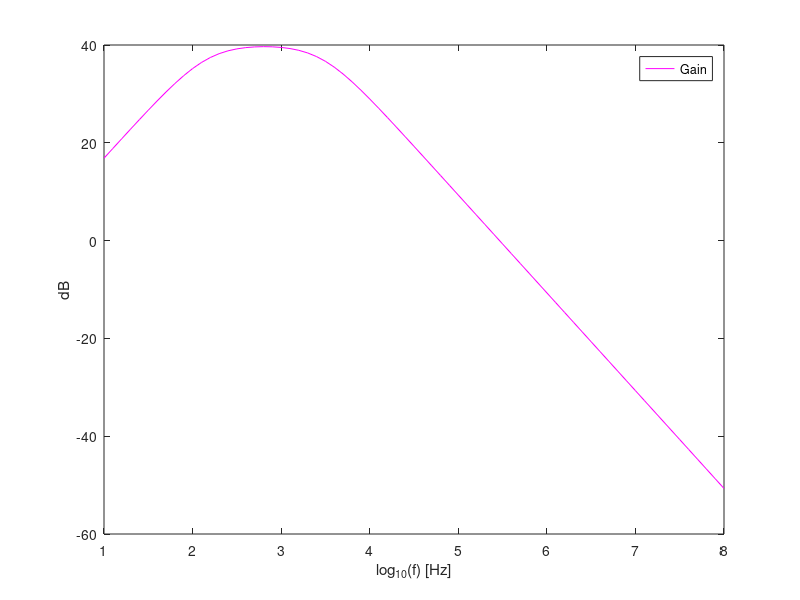

The MATLAB source for this figure:
%Componentes


R1=10e3;
R2=5e2;

R3=100e3;
R4=1e3;


R2tab=1e3;
R5tab=1e3;

R8=10e3;

C1=220e-9;
C2=110e-9;

C2tab=220e-9;
C3tab=220e-9;



R1
R1eq=(R1*R8/(R1+R8))


%%%%%%%%%%%%%%%%%%%%%%%%%%%%%%%%%%%%%%%%%%%%%%%%%%%%Exercicio 1 


f=1000;

w=2*pi*f;

ZC1=1/(j*w*C1);
ZC2=1/(j*w*C2)



fl=1/(R1eq*C1*2*pi)
fh=1/(R2*C2*2*pi)
fo=sqrt(fh*fl)





Zi=(ZC1+R1eq)
Zireal=real(Zi)
Ziimag=imag(Zi)
Zo=(1/(1/R2+1/ZC2))
Zoreal=real(Zo)
Zoimag=imag(Zo)

Vl=R1eq/(R1eq+ZC1)
A=(1+R3/R4)*Vl
hpass=abs(ZC2/(ZC2+R2))
gain=abs(ZC2/(ZC2+R2)*A)
gain_db=20*log10(gain)


gain_dev=gain_db-40;


%%%%%%%%%%%%%%%%%%%%%%%%%%%%%%%%%%%%%%%%%%%%%%%%%%%%%%%%%%%%%%%%Exercicio2
t=1:0.1:8;



w=2*pi*power(10,t);

ZC1=1./(j*w*C1);
ZC2=1./(j*w*C2);



Vl=R1eq./(R1eq+ZC1);
A=(1+R3/R4).*Vl;
fgain_freq=abs(ZC2./(ZC2+R2).*A);
fgain_db_freq=20*log10(fgain_freq);

max_gain=max(fgain_db_freq)

aux=1



freq = figure();
plot (t, fgain_db_freq, "m");
legend("Gain");
xlabel ("log_{10}(f) [Hz]");
ylabel ("dB");
print (freq, "freq.eps", "-depsc");






% ---- Tabela com as constantes do circuito ----

components_tab = fopen("components_tab.tex", "w");

fprintf(components_tab, "$C_1\\;(F)$ & %.6e\\\\ \\hline\n", C1);
fprintf(components_tab, "$C_2\\;(F)$ & %.6e\\\\ \\hline\n", C2tab);
fprintf(components_tab, "$C_3\\;(F)$ & %.6e\\\\ \\hline\n", C3tab);
fprintf(components_tab, "$R_1\\;(\\Omega)$ & %.6e\\\\ \\hline\n", R1);
fprintf(components_tab, "$R_2\\;(\\Omega)$ & %.6e\\\\ \\hline\n", R2tab);
fprintf(components_tab, "$R_3\\;(\\Omega)$ & %.6e\\\\ \\hline\n", R3);
fprintf(components_tab, "$R_4\\;(\\Omega)$ & %.6e\\\\ \\hline\n", R4);
fprintf(components_tab, "$R_5\\;(\\Omega)$ & %.6e\\\\ \\hline\n", R5tab);
fprintf(components_tab, "$R_6\\;(\\Omega)$ & %.6e\\\\ \\hline\n", R8);


fclose(components_tab);



results_tab = fopen("results_tab.tex", "w");

fprintf(results_tab, "$Z_{in}\\;(\\Omega)$ & %.6e %.6e i\\\\ \\hline\n", Zireal, Ziimag);
fprintf(results_tab, "$Z_{out}\\;(\\Omega)$ & %.6e  %.6e i\\\\ \\hline\n", Zoreal, Zoimag);
fprintf(results_tab, "$Gain$ & %.6e\\\\ \\hline\n", gain);
fprintf(results_tab, "$f_{low \\ cut \\ off}\\;(Hz)$ & %.6e\\\\ \\hline\n", fl);
fprintf(results_tab, "$f_{high\\ cut \\ off}\\;(Hz)$ & %.6e\\\\ \\hline\n", fh);
fprintf(results_tab, "$f_{central}\\;(Hz)$ & %.6e\\\\ \\hline\n", fo);


fclose(results_tab);
